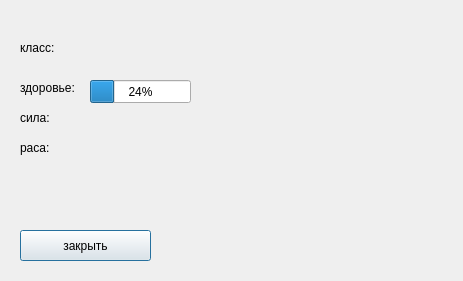
<?xml version="1.0" encoding="UTF-8"?>
<ui version="4.0">
 <class>Dialog</class>
 <widget class="QDialog" name="Dialog">
  <property name="geometry">
   <rect>
    <x>0</x>
    <y>0</y>
    <width>463</width>
    <height>281</height>
   </rect>
  </property>
  <property name="windowTitle">
   <string>Dialog</string>
  </property>
  <widget class="QLabel" name="type">
   <property name="geometry">
    <rect>
     <x>20</x>
     <y>40</y>
     <width>131</width>
     <height>16</height>
    </rect>
   </property>
   <property name="text">
    <string>класс: </string>
   </property>
  </widget>
  <widget class="QLabel" name="health">
   <property name="geometry">
    <rect>
     <x>20</x>
     <y>80</y>
     <width>101</width>
     <height>16</height>
    </rect>
   </property>
   <property name="text">
    <string>здоровье:</string>
   </property>
  </widget>
  <widget class="QProgressBar" name="progressBar">
   <property name="geometry">
    <rect>
     <x>90</x>
     <y>80</y>
     <width>101</width>
     <height>23</height>
    </rect>
   </property>
   <property name="value">
    <number>24</number>
   </property>
  </widget>
  <widget class="QLabel" name="power">
   <property name="geometry">
    <rect>
     <x>20</x>
     <y>110</y>
     <width>91</width>
     <height>16</height>
    </rect>
   </property>
   <property name="text">
    <string>сила:</string>
   </property>
  </widget>
  <widget class="QLabel" name="race">
   <property name="geometry">
    <rect>
     <x>20</x>
     <y>140</y>
     <width>71</width>
     <height>16</height>
    </rect>
   </property>
   <property name="text">
    <string>раса:</string>
   </property>
  </widget>
  <widget class="QPushButton" name="pushButton">
   <property name="geometry">
    <rect>
     <x>20</x>
     <y>230</y>
     <width>131</width>
     <height>31</height>
    </rect>
   </property>
   <property name="text">
    <string>закрыть</string>
   </property>
  </widget>
  <widget class="QLabel" name="label_5">
   <property name="geometry">
    <rect>
     <x>190</x>
     <y>0</y>
     <width>271</width>
     <height>281</height>
    </rect>
   </property>
   <property name="text">
    <string/>
   </property>
  </widget>
 </widget>
 <resources/>
 <connections/>
</ui>
